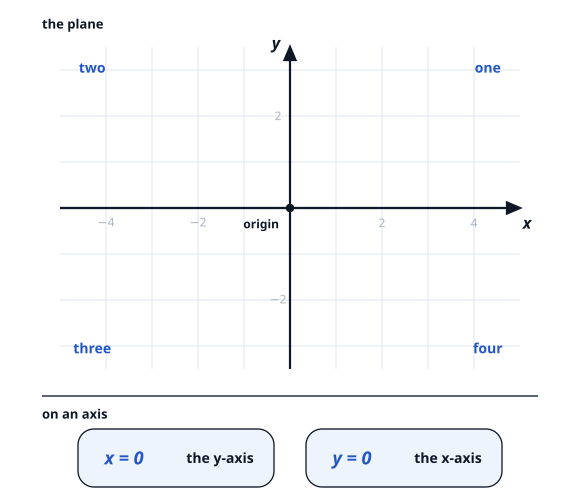

Recreate this plot in Python.
"""7.1 The Cartesian Plane. The reference picture of the plane.

Two bands. Top: the plane itself, arrowheaded axes, the origin marked, the four
quadrants named in lowercase words, and one point at (3, 2) with dashed guides to
each axis. Below a full-width hairline, the two axis cases, which reinforce the key
idea the figure directly follows.

Band two deliberately does NOT carry the sign-to-quadrant table. That table would
pre-solve P5, whose whole task is reading a quadrant off two signs, and it would
take the content the outline assigns to imp3.
"""
import math, sys, pathlib
sys.path.insert(0, str(pathlib.Path(__file__).resolve().parents[1]))
from manim import *
from manim_figs import (Fig, BLUE, BLUE_DEEP, GOLD_MID, GOLD_DEEP, SLATE,
                        HAIRLINE, GREY_LINE, WHITE, INK, SURFACE)

PT = (3, 2)                       # the plotted point; must appear in no problem
W, H = 580, 500                   # canvas in px
PPU = 50.0                        # px per scene unit
FW, FH = W / PPU, H / PPU         # 11.6 x 10.0
U = 46.0 / PPU                    # one grid step, 46 px


def sp(x, y):
    """px on the 580x500 canvas -> scene coordinates."""
    return np.array([(x - W / 2) / PPU, (H / 2 - y) / PPU, 0.0])


def num(v):
    return str(v).replace("-", "−")   # a real minus sign, not a hyphen


f = Fig(width=W, frame_width=FW, frame_height=FH, aria=(
    "Two bands. In the top band, a coordinate plane on a faint grid, the x-axis "
    "and y-axis arrowheaded and crossing at a marked origin, the four quadrants "
    "labelled one, two, three and four counterclockwise from the upper right, and "
    "and a gold point that travels from the origin three units along the x-axis "
    "and then two units up, arriving at the point labelled 3 comma 2. Below a "
    "full-width hairline, "
    "two pills give the two axis cases, x equals zero on the y-axis and y equals "
    "zero on the x-axis."))

# ---- band one, the plane -------------------------------------------------
plane = NumberPlane(
    x_range=[-5, 5, 1], y_range=[-3.5, 3.5, 1], x_length=10 * U, y_length=7 * U,
    background_line_style={"stroke_color": HAIRLINE, "stroke_width": 2.4,
                           "stroke_opacity": 1},
    axis_config={"stroke_color": INK, "stroke_width": 4.4, "include_tip": True,
                 "tip_width": 0.22, "tip_height": 0.26},
).move_to(sp(W / 2, 208))
plane.background_lines.set_stroke(HAIRLINE, 2.4)
f.add(plane)

o, p = plane.c2p(0, 0), plane.c2p(*PT)
f.add(Dot(o, radius=0.085, color=INK, stroke_width=0))


def walk(t):
    """The pair (3, 2) IS this walk: 3 along the x-axis, then 2 up. Animating it
    says what the notation means better than a finished dot with two guides."""
    ease = lambda u: u * u * (3 - 2 * u)              # smoothstep, no jerky start
    mobs, labs = [], []
    if t < 0.42:                                       # along the x-axis
        x = PT[0] * ease(t / 0.42)
        y = 0.0
        mobs.append(Line(o, plane.c2p(x, 0), color=GOLD_MID, stroke_width=6))
        if x > 0.35:
            labs.append(f.mklabel(plane.c2p(x / 2, 0), "along", size=12, weight=700,
                                  color=GOLD_DEEP, dy=32))
    else:                                              # then up
        u = min(1.0, (t - 0.42) / 0.42)
        x, y = PT[0], PT[1] * ease(u)
        mobs.append(Line(o, plane.c2p(PT[0], 0), color=GOLD_MID, stroke_width=6))
        mobs.append(Line(plane.c2p(PT[0], 0), plane.c2p(x, y), color=GOLD_MID, stroke_width=6))
        labs.append(f.mklabel(plane.c2p(PT[0] / 2, 0), "along", size=12, weight=700,
                              color=GOLD_DEEP, dy=32))
        if y > 0.3:
            labs.append(f.mklabel(plane.c2p(PT[0], y / 2), "up", size=12, weight=700,
                                  color=GOLD_DEEP, anchor="start", dx=9))
    mobs += [Dot(plane.c2p(x, y), radius=0.135, color=INK, stroke_width=0),
             Dot(plane.c2p(x, y), radius=0.105, color=GOLD_MID, stroke_width=0)]
    if t > 0.86:                                       # arrived, so name it
        labs.append(f.mklabel(p, "(3, 2)", size=15, weight=700, color=GOLD_DEEP,
                              anchor="start", dx=13, dy=-8))
    return mobs, labs


f.frames(walk, n=32, dur=7.0, hold=0.0)

f.label(sp(42, 24), "the plane", size=13, weight=700, color=INK, anchor="start")

for xv in (-4, -2, 2, 4):                       # ticks named sparsely
    f.label(plane.c2p(xv, 0), num(xv), size=12, weight=400, color=GREY_LINE, dy=15)
for yv in (-2, 2):
    f.label(plane.c2p(0, yv), num(yv), size=12, weight=400, color=GREY_LINE, dx=-12)

f.label(plane.c2p(5, 0), "x", size=16, weight=700, color=INK, italic=True, dx=7, dy=15)
f.label(plane.c2p(0, 3.5), "y", size=16, weight=700, color=INK, italic=True, dx=-14, dy=-4)
f.label(o, "origin", size=12, weight=700, color=INK, anchor="end", dx=-11, dy=16)

for pos, word in (((4.3, 3.05), "one"), ((-4.3, 3.05), "two"),
                  ((-4.3, -3.05), "three"), ((4.3, -3.05), "four")):
    f.label(plane.c2p(*pos), word, size=14, weight=700, color=BLUE_DEEP)

# ---- the hairline, full width -------------------------------------------
f.rule(396)

# ---- band two, the two axis cases ---------------------------------------
# NOT the sign-to-quadrant table. That table pre-solves P5, whose whole task is to
# read a quadrant off two signs, and it steals the content the outline assigns to
# imp3, which is meant to earn the sign patterns only AFTER those problems. This
# band reinforces imp2 instead, the block the figure directly follows.
f.label(sp(42, 414), "on an axis", size=13, weight=700, color=INK, anchor="start")

for cx, eq, word in ((176, "x = 0", "the y-axis"), (404, "y = 0", "the x-axis")):
    f.pill(cx, 458, 196, 58)
    f.label(sp(cx - 52, 458), eq, size=18, weight=700, color=BLUE_DEEP, italic=True)
    f.label(sp(cx + 44, 458), word, size=14, weight=700, color=INK)

print(f.write(str(pathlib.Path(__file__).parent / "fig_7_1.svg")))
